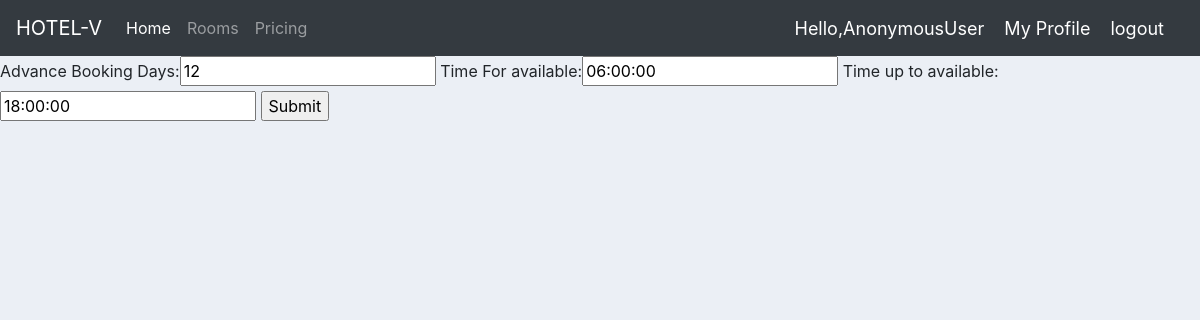
The page /dashbord/rooms/available/updatetime/1 on the database its author committed.
### account/models.py (models this page shows)
class Available(models.Model):
    Advance_Booking_Days=models.IntegerField(null=True)
    Time_For_available=models.TimeField(default=timezone.now,null=True)
    Time_up_to_available=models.TimeField(default=timezone.now,null=True)

### account/views.py (the view)
# urls.py: path('dashbord/rooms/available/updatetime/<str:pk>', views.updatetime, name='updatetime'),
def updatetime(request,pk):
    time=Available.objects.get(id=pk)
    form=AvailableForm(instance=time)
    if request.method=='POST':
        form=AvailableForm(request.POST,instance=time)
        if form.is_valid:
            form.save()
            return redirect('available')
    context={'form':form}
    return render(request,'account/updatetime.html',context)

### account/forms.py
class AvailableForm(ModelForm):
    class Meta:
        model=Available
        fields='__all__'

### templates/account/updatetime.html (shortened to what this page needs)
{% extends 'account/main.html' %}
{% load static%}
{% block content%}
<form  action="" method="post">
  {{form}}
  <input type="submit" name="submit">
</form>
{% endblock%}

### static/css/main.css (style rules this page uses)
body { background-color: #ebeff5; }

### rows shown on the page
Available: Advance_Booking_Days "12", Time_For_available "06:00:00", Time_up_to_available "18:00:00"

### other values the page prints
{{ request.user }} "AnonymousUser"
